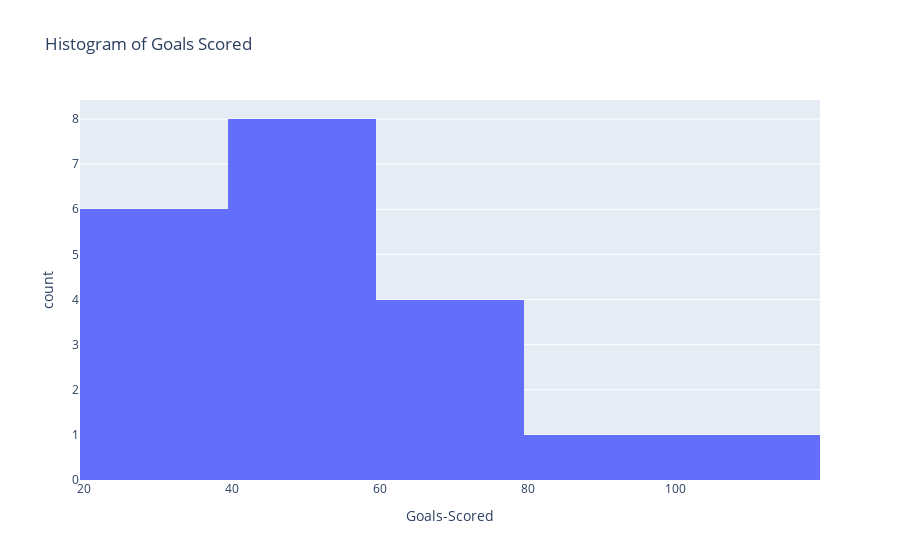

Here is the notebook cell this chart was saved with:
### Code cell
fig = px.histogram(df, x="F", nbins=5, title='Histogram of Goals Scored', labels={'F':'Goals-Scored'})
fig.show()

### Figure 1 — Plotly figure (JSON) as saved in the notebook; plotly's stock layout.template omitted (floating-point values rounded to 4 significant figures)
{"data": [{"alignmentgroup": "True", "bingroup": "x", "hovertemplate": "Goals-Scored=%{x}<br>count=%{y}<extra></extra>", "legendgroup": "", "marker": {"color": "#636efa"}, "name": "", "nbinsx": 5, "offsetgroup": "", "orientation": "v", "showlegend": false, "type": "histogram", "x": [85, 102, 66, 69, 67, 61, 51, 56, 39, 43, 51, 44, 38, 31, 39, 49, 41, 40, 36, 26], "xaxis": "x", "yaxis": "y"}], "layout": {"autosize": true, "barmode": "relative", "legend": {"tracegroupgap": 0}, "title": {"text": "Histogram of Goals Scored"}, "xaxis": {"anchor": "y", "autorange": true, "domain": [0, 1], "range": [19.5, 119.5], "title": {"text": "Goals-Scored"}, "type": "linear"}, "yaxis": {"anchor": "x", "autorange": true, "domain": [0, 1], "range": [0, 8.421], "title": {"text": "count"}}}}
